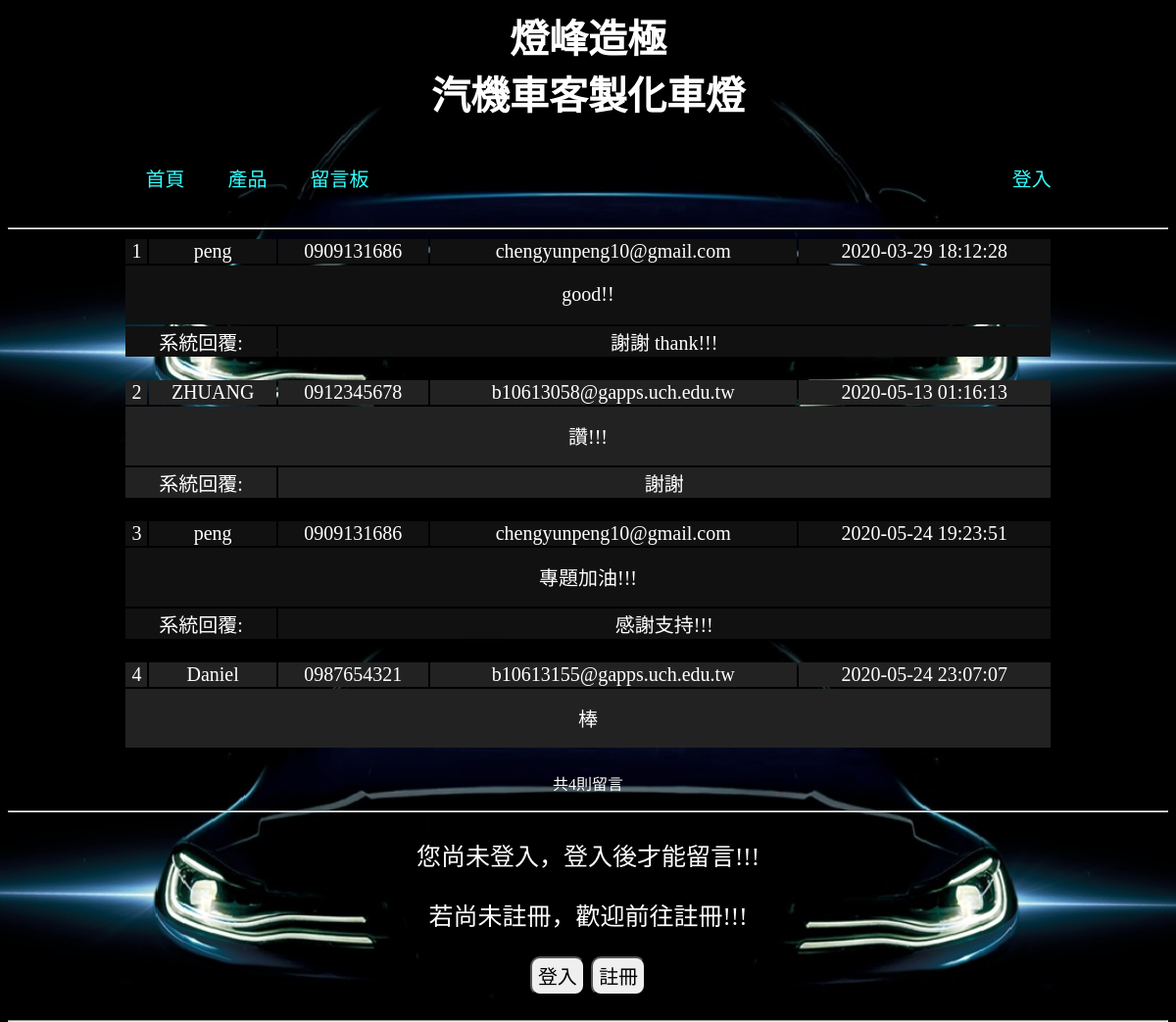
/form/comment.php, run on the app's committed database.
### tables this page shows
CREATE TABLE `member` (
  `id` int(11) NOT NULL AUTO_INCREMENT,
  `mid` char(30) NOT NULL,
  `name` varchar(20) NOT NULL,
  `pwd` varchar(20) NOT NULL,
  `date` datetime DEFAULT NULL,
  `level` int(11) NOT NULL,
  `phone` varchar(10) DEFAULT NULL,
  `address` varchar(30) DEFAULT NULL,
  `email` varchar(50) DEFAULT NULL,
  `imgPath` text NOT NULL,
  PRIMARY KEY (`id`),
  UNIQUE KEY `mid` (`mid`)
);

CREATE TABLE `comment` (
  `cid` int(11) NOT NULL AUTO_INCREMENT,
  `comdate` datetime DEFAULT NULL,
  `messenge` text DEFAULT NULL,
  `reply` text DEFAULT NULL,
  `mid` char(30) NOT NULL,
  PRIMARY KEY (`cid`)
);

### form/comment.php (the view, shortened to what this page needs)
<?php include './top.php';?>
<?php include '../DB/DB.php';
	$i=0;
	$sql = "SELECT * FROM member JOIN comment ON member.mid = comment.mid";
	$result = $conn->query($sql);
	echo "<table>";
	    while($row = $result->fetch_array()) {
			$i++;
			$i%2==0 ? $color="222222" : $color="111111";
			echo "<tr bgcolor=$color>
					<td width=20>$i</td>
					<td>$row[name]</td>
					<td>$row[phone]</td>
					<td>$row[email]</td>
					<td>$row[comdate]</td></tr>";
			echo "<tr bgcolor=$color height=60>
					<td colspan=5>$row[messenge]</td></tr>";
			if($row["reply"] != ""){
				echo "<td bgcolor=$color colspan=2>系統回覆:</td>
						<td bgcolor=$color colspan=3>$row[reply]</td>";
			}
			echo "<tr height=20></tr>";
		}
	echo "</table>";
	echo "共".$i."則留言<p>"."<hr>";
	if (!isset($_SESSION['username']) || $_SESSION['check'] < 0) {
		echo "<div id='content'>
			<p>您尚未登入，登入後才能留言!!!</p>
			<p>若尚未註冊，歡迎前往註冊!!!</p>
			<p>
				<input type='button' value='登入' onclick=location.href='login.php'>
				<input type='button' value='註冊' onclick=location.href='register.php'>
			</p>
			<hr>
			</div>";
	}
?>

### css/style.css (style rules this page uses)
body { background-size: 100%; color: white; font-family: DFKai-sb; text-align: center; }
#content { font-size: 25px; height: 30px; border-radius: 10px; }
#content input { font-size: 20px; height: 40px; border-radius: 10px; }
table { margin-left: 10%; width: 80%; font-size: 20px; text-align: center; }

### data on the page
member: name "peng", phone "0909131686", email "chengyunpeng10@gmail.com", comment.comdate "2020-03-29 18:12:28", comment.messenge "good!!", comment.reply "謝謝 thank!!!", comment.comdate "2020-05-24 19:23:51", comment.messenge "專題加油!!!", comment.reply "感謝支持!!!"
member: name "ZHUANG", phone "0912345678", email "b10613058@gapps.uch.edu.tw", comment.comdate "2020-05-13 01:16:13", comment.messenge "讚!!!", comment.reply "謝謝"
member: name "Daniel", phone "0987654321", email "b10613155@gapps.uch.edu.tw", comment.comdate "2020-05-24 23:07:07", comment.messenge "棒"

### other printed values
$i "4"
